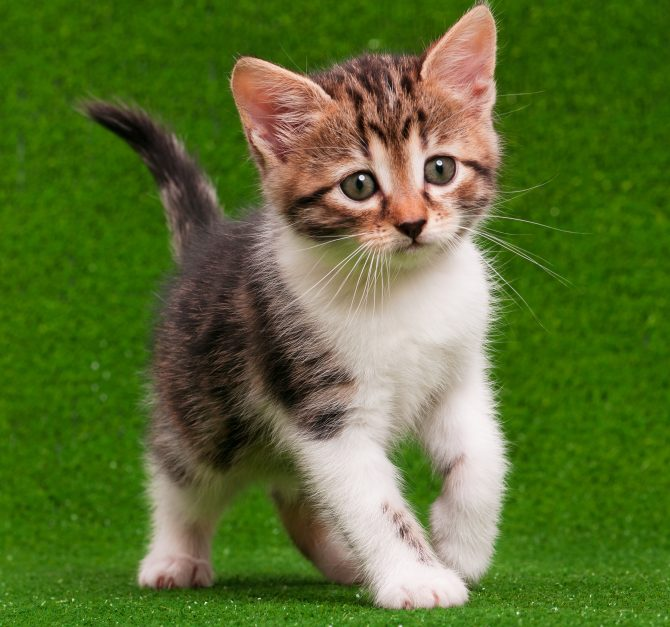
#> input picture assets/kitten01.jpg, 670 x 627 px, found by its file name
$ jupyter execute --allow-errors Week9.ipynb
#> lines starting #> are read from the running program, lines starting #| are printed output that depends on the picture
<a href="https://colab.research.google.com/github/BagusRezky/PCVK_Ganjil_2023/blob/main/Week9.ipynb" target="_parent"></a>

# Bagus Rezky Adhyaksa
# TI - 3H / 07
# 2141720210

[cell 1]
from google.colab import drive
drive.mount('/content/drive')

[cell 2]
import cv2 as cv
import numpy as np
from matplotlib import pyplot as plt

## Dilasi tanpa library

### Proses Dilasi

[cell 3]
def dilasi_citra (F, w):
  #size image
  height, width = F.shape

  imgD = np.zeros((height, width), dtype=np.uint8)

  # Generate structure element dilasi
  sed = np.ones ((w, w), dtype=np.uint8)
  cons1 = (w-1)//2

  # Proses dilasi
  for i in range(cons1, height-cons1):
    for j in range(cons1, width-cons1):
      temp = F[i-cons1:i+cons1+1, j-cons1:j+cons1+1]
      product = temp*sed
      imgD[i, j] = np.max(product)
  return imgD

[cell 4]
img1 = cv.imread('/content/drive/MyDrive/Colab/plat nomer.jpg', 0)
ret, thresh = cv.threshold(img1, 125, 200, cv.THRESH_BINARY)
w=5
#> (the rest of this cell did not finish here and is left out)

## Dilasi menggunakan library

[cell 5]
img2 = cv.imread('/content/drive/MyDrive/Colab/plat nomer.jpg', 0)
ret, thresh = cv.threshold(img2, 127, 225, cv.THRESH_BINARY)
kernel = np.ones((3,3), np.uint16)
#> (the rest of this cell did not finish here and is left out)

## Erosi tanpa Library

### Proses

[cell 6]
def erosi_citra(F, k):
  #size image
  height, width = F.shape

  imgE = np.zeros((height, width), dtype=np.uint8)

  # Generate structure element erosi
  se = np.ones ((k, k), dtype=np.uint8)
  cons1 = (k-1)//2

  # Proses erosi
  for i in range(cons1, height-cons1):
    for j in range(cons1, width-cons1):
      temp = F[i-cons1:i+cons1+1, j-cons1:j+cons1+1]
      product = temp*se
      imgE[i, j] = np.min(product)
  return imgE

[cell 7]
img3 = cv.imread('/content/drive/MyDrive/Colab/plat nomer.jpg', 0)
ret1, thresh1 = cv.threshold(img3, 127, 225, cv.THRESH_BINARY)
k = 5
#> (the rest of this cell did not finish here and is left out)

## Erosi menggunakan library

[cell 8]
img4 = cv.imread('/content/drive/MyDrive/Colab/plat nomer.jpg', 0)

kernel = np.ones((5,5), np.uint8)
#> (the rest of this cell did not finish here and is left out)

## Opening tanpa Library

### Proses

[cell 9]
img5 = cv.imread('/content/drive/MyDrive/Colab/plat nomer.jpg', 0)
reto, thresho = cv.threshold(img5, 127, 225, cv.THRESH_BINARY)
k = 7

#> (the rest of this cell did not finish here and is left out)


plt.subplot(131), plt.imshow(img5, cmap='gray')
plt.title('Citra Awal'), plt.xticks([]), plt.yticks([])
plt.subplot(132), plt.imshow(imgO, cmap='gray')
plt.title('Citra Hasil Opening'), plt.xticks([]), plt.yticks([])
plt.show()

## Opening menggunakan Library

[cell 10]
img6 = cv.imread('/content/drive/MyDrive/Colab/plat nomer.jpg', 0)
ret, thresh = cv.threshold(img6, 127, 255, cv.THRESH_BINARY)
kernel = np.ones((3,3), np.uint8)
#> (the rest of this cell did not finish here and is left out)

## Closing tanpa Library

[cell 11]
img7 = cv.imread('/content/drive/MyDrive/Colab/plat nomer.jpg', 0)
retc, threshc = cv.threshold(img7, 127, 225, cv.THRESH_BINARY)
k = 7

#> (the rest of this cell did not finish here and is left out)


plt.subplot(131), plt.imshow(img7, cmap='gray')
plt.title('Citra Awal'), plt.xticks([]), plt.yticks([])
plt.subplot(132), plt.imshow(imgO, cmap='gray')
plt.title('Citra Hasil Closing'), plt.xticks([]), plt.yticks([])
plt.show()

## Closing menggunakan Library

[cell 12]
img7 = cv.imread('/content/drive/MyDrive/Colab/plat nomer.jpg', 0)
ret, thresh = cv.threshold(img7, 127, 255, cv.THRESH_BINARY)
kernel = np.ones((3,3), np.uint8)
#> (the rest of this cell did not finish here and is left out)

## Dilasi Cross

[cell 13]
def dilasi_citra (F, w):
  #size image
  height, width = F.shape

  imgD = np.zeros((height, width), dtype=np.uint8)

  # Generate structure element dilasi
  sed = np.array ([
      [0, 1, 0],
      [1, 1, 1],
      [0, 1, 0]
  ], dtype=np.uint8)
  cons1 = (w-1)//2

  # Proses dilasi
  for i in range(cons1, height-cons1):
    for j in range(cons1, width-cons1):
      temp = F[i-cons1:i+cons1+1, j-cons1:j+cons1+1]
      product = temp*sed
      imgD[i, j] = np.max(product)
  return imgD

print('SED = Cross 3')
img8 = cv.imread('/content/drive/MyDrive/Colab/plat nomer.jpg', 0)
ret, thresh = cv.threshold(img8, 127, 255, cv.THRESH_BINARY)
w=3
#> (the rest of this cell did not finish here and is left out)

## Erosi Cross SE

[cell 14]
def erosi_citra(F, p, l):
  height, width = F.shape

  #Generate structure element erosi (SE)
  se = cv.getStructuringElement(cv.MORPH_RECT,(p,l)) #SE persegi panjang
  cons1 = (l-1)//2
  cons2 = (p-1)//2

  imgE = np.zeros((height, width), dtype=np.uint8)
  for i in range(cons1, height-cons1):
    for j in range(cons2, width-cons2):
      temp = F[i - cons1:i + cons1 + 1, j - cons2:j + cons2 + 1]
      product = temp*se
      imgE[i, j] = np.min(product)
  return imgE

print('SE = rectangle 3x5')
img12 = cv.imread('/content/drive/MyDrive/Colab/plat nomer.jpg', 0)
ret, thresh = cv.threshold(img12, 127, 255, cv.THRESH_BINARY)
p = 5
l = 3
#> (the rest of this cell did not finish here and is left out)

## Erosi Line Vertikal SE

[cell 15]
def erosi_citra(F, k):
  height, width = F.shape

  #Generate structure element erosi (SE)
  se = cv.getStructuringElement(cv.MORPH_RECT,(1, k)) #SE persegi panjang
  cons = (k-1)//2

  imgE = np.zeros((height, width), dtype=np.uint8)
  for i in range(cons, height-cons):
    for j in range(cons, width-cons):
      temp = F[i - cons:i + cons + 1, j - cons:j + cons + 1]
      product = temp*se
      imgE[i, j] = np.min(product)
  return imgE

print('SE = Line Vertikal 3')
img13 = cv.imread('/content/drive/MyDrive/Colab/plat nomer.jpg', 0)
ret, thresh = cv.threshold(img13, 127, 255, cv.THRESH_BINARY)
k=3
#> (the rest of this cell did not finish here and is left out)

## TopHat

[cell 16]
filterSize = (3, 3)
kernel = cv.getStructuringElement(cv.MORPH_RECT, filterSize)

img15 = cv.imread('/content/drive/MyDrive/Colab/kitten01.jpg')
#> img15 is the input picture: shape (627, 670, 3); mean B, G, R 49.8, 111.2, 90.9
img15 = cv.cvtColor(img15, cv.COLOR_BGR2GRAY)
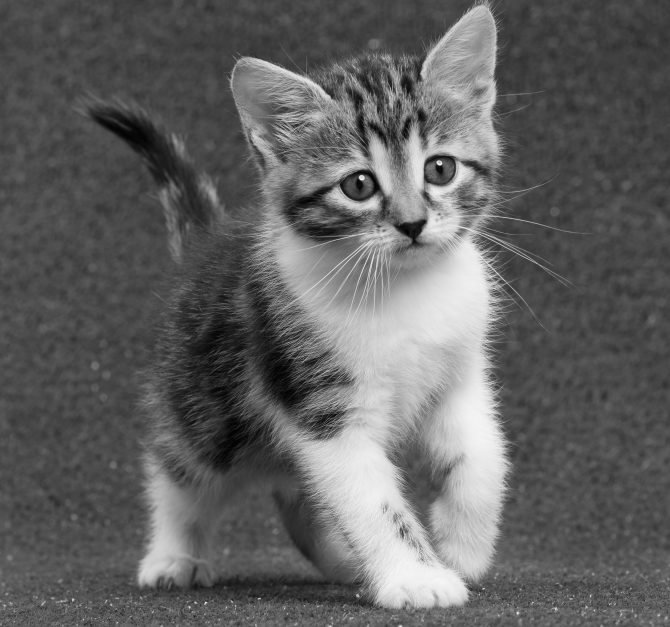
#> img15: shape (627, 670); min 0, max 253, mean 98.1

tophatImg = cv.morphologyEx(img15, cv.MORPH_TOPHAT, kernel)
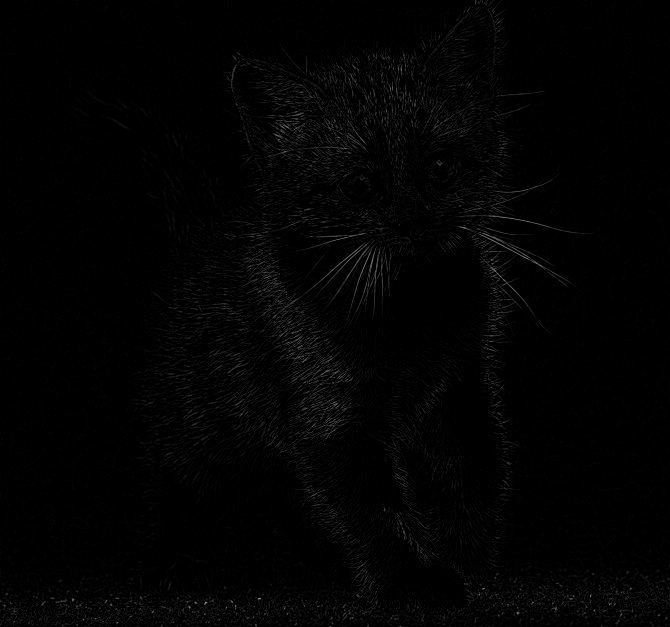
#> tophatImg: shape (627, 670); min 0, max 146, mean 3

plt.subplot(131),plt.imshow(img15,cmap = 'gray')
plt.title('Citra Awal'), plt.xticks([]), plt.yticks([])
plt.subplot(132),plt.imshow(tophatImg,cmap = 'gray')
plt.title('Citra Hasil TOP HAT'), plt.xticks([]), plt.yticks([])
plt.show()
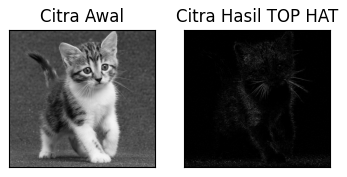
#> figure drawn by matplotlib, 2 panels

## Blackhat

[cell 17]
img16 = cv.imread('/content/drive/MyDrive/Colab/kitten01.jpg')
img16 = cv.cvtColor(img16, cv.COLOR_BGR2GRAY)

kernel = cv.getStructuringElement(cv.MORPH_RECT, (13, 5))
tophatImg = cv.morphologyEx(img16, cv.MORPH_TOPHAT, kernel)
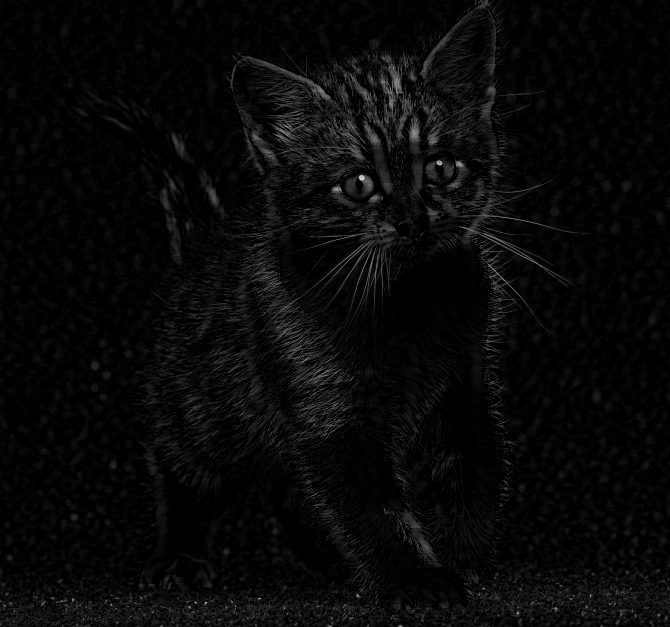
#> tophatImg: shape (627, 670); min 0, max 228, mean 8.5

plt.subplot(131),plt.imshow(img16,cmap = 'gray')
plt.title('Citra Awal'), plt.xticks([]), plt.yticks([])
plt.subplot(132),plt.imshow(tophatImg,cmap = 'gray')
plt.title('Citra Hasil Black HAT'), plt.xticks([]), plt.yticks([])
plt.show()
